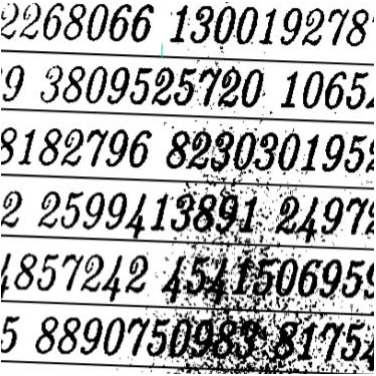
#> input picture Image-Processing-Lab-07-Huy/input.png, 376 x 376 px
$ python -i remove_lines.py   (imports and definitions only)
#> lines starting #> are read from the running program, lines starting #| are printed output that depends on the picture; after the words box and inside, x2 and y2 are one past the last pixel; in counts of white or black regions, pixels touching at a corner belong together
import cv2 as cv

def remove_horizontal_lines(gray):
    """
        Remove horizontal lines from the gray image
    """
    thresh = cv.threshold(gray, 0, 255, cv.THRESH_BINARY+cv.THRESH_OTSU)[1]
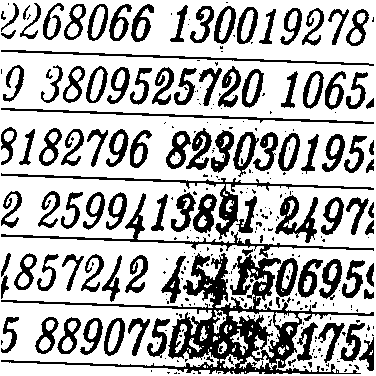
#> thresh: shape (376, 376); 70.5% white; 311 black regions (206 under 20 px), largest, box (x1, y1, x2, y2) and area: (1, 253, 374, 374) 8256, (1, 173, 374, 240) 1545, (1, 193, 374, 258) 1368
    cv.imshow('thresh', thresh)

    # get horizontal lines mask
    horizontal_mask = cv.getStructuringElement(cv.MORPH_RECT, (25, 1))
    cv.imshow('horizontal_mask', horizontal_mask)

    lines = cv.morphologyEx(thresh, cv.MORPH_OPEN,
                             horizontal_mask, iterations=2)
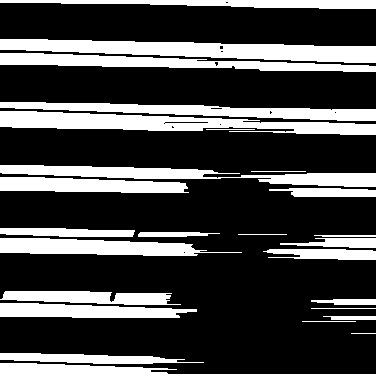
#> lines: shape (376, 376); 28.5% white; 26 white regions
    cv.imshow('lines', lines)

    cnts_lines, _ = cv.findContours(
        lines, cv.RETR_EXTERNAL, cv.CHAIN_APPROX_SIMPLE)
#> cnts_lines = 26 contours, 6 with area under 20; largest, box (x1, y1, x2, y2) and area: (0, 39, 376, 63) 4888, (0, 111, 376, 135) 4412, (0, 165, 376, 187) 3160, (0, 102, 376, 121) 3094, (0, 53, 376, 72) 3080

    print(cnts_lines)
#> (printed output is left out)

    for c in cnts_lines:
        cv.drawContours(gray, [c], -1, (0, 0, 0), 3)
#> this loop made 26 passes
#> c on passes 3, 4, 6, 14, 19, 21: [[351, 333], [375, 333]], [[302, 321], [355, 321]], [[311, 308], [375, 308]], [[238, 234], [286, 234]], [[251, 171], [305, 171]], [[206, 129], [254, 129]]
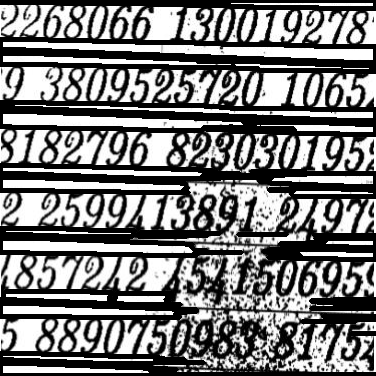
#> gray: shape (376, 376); min 0, max 255, mean 123.9

    cv.imshow('remove_horizontal_lines', gray)
    return gray

>>> import cv2
>>> picture = cv2.imread('../input.png', cv2.IMREAD_GRAYSCALE)
>>> result = remove_horizontal_lines(picture)
